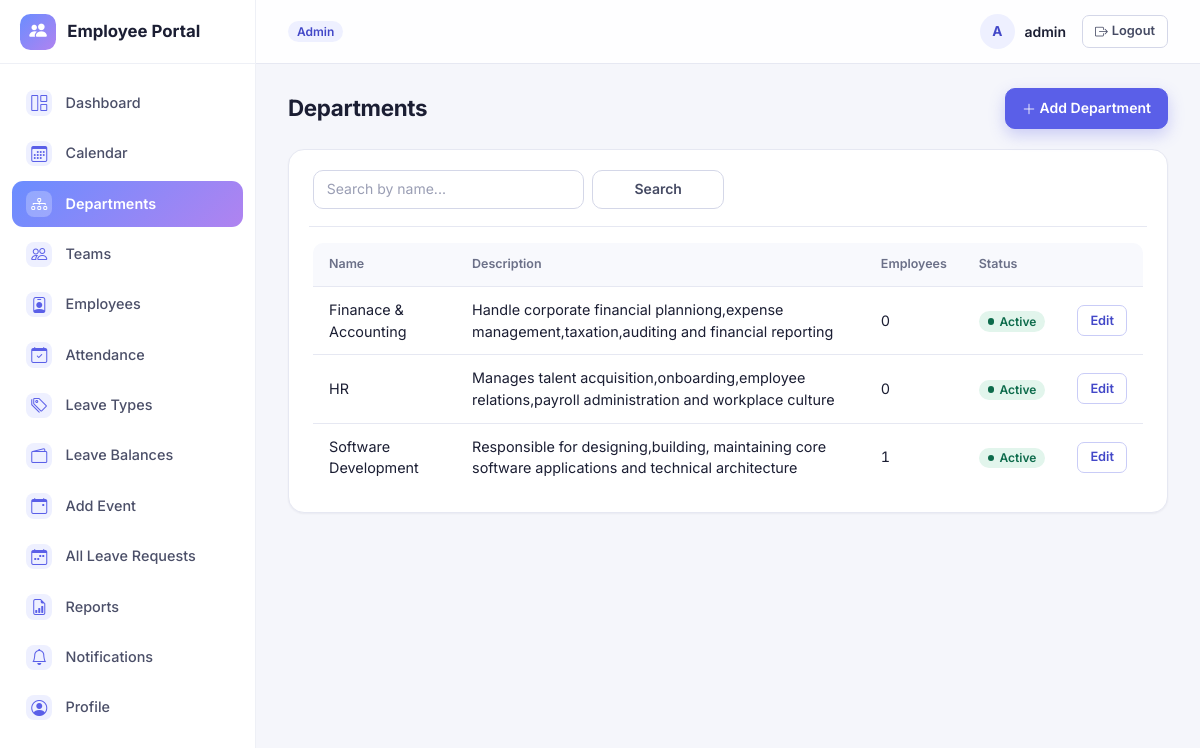
The page /departments/ (signed in) on the database its author committed.
### accounts/models.py (models this page shows, shortened)
class User(AbstractUser):
    class Role(models.TextChoices):
        ADMIN = 'ADMIN', 'Admin'
        HR = 'HR', 'HR'
        TEAM_LEAD = 'TEAM_LEAD', 'Team Lead'
        EMPLOYEE = 'EMPLOYEE', 'Employee'
    role = models.CharField(max_length=20, choices=Role.choices, default=Role.EMPLOYEE)
    phone = models.CharField(max_length=20, blank=True)
    address = models.TextField(blank=True)
    emergency_contact = models.CharField(max_length=100, blank=True)
    profile_image = models.ImageField(upload_to='profile_images/', blank=True, null=True)
    def is_team_lead(self):
        return self.role == self.Role.TEAM_LEAD
    def can_manage_employees(self):
        return self.role in (self.Role.ADMIN, self.Role.HR)

### employeeApp/models/organization.py (models this page shows, shortened)
class Department(models.Model):
    name = models.CharField(max_length=100, unique=True)
    description = models.TextField(blank=True)
    is_active = models.BooleanField(default=True)
    created_at = models.DateTimeField(auto_now_add=True)
    class Meta:
        ordering = ['name']
    def employee_count(self):
        return sum(team.employees.filter(employment_status='ACTIVE').count() for team in self.teams.all())

class Team(models.Model):
    name = models.CharField(max_length=100)
    department = models.ForeignKey(Department, on_delete=models.CASCADE, related_name='teams')
    team_lead = models.ForeignKey(
        settings.AUTH_USER_MODEL, on_delete=models.SET_NULL, null=True, blank=True,
        related_name='led_teams', limit_choices_to={'role': 'TEAM_LEAD'}
    )
    description = models.TextField(blank=True)
    is_active = models.BooleanField(default=True)
    created_at = models.DateTimeField(auto_now_add=True)
    class Meta:
        ordering = ['department__name', 'name']
        unique_together = ('name', 'department')

### employeeApp/views/organization.py (the view)
# urls.py: path('departments/',views.department_list,name='department_list'),
@admin_hr_required
def department_list(request):
    departments = Department.objects.all()
    q = request.GET.get('q')
    if q:
        departments = departments.filter(name__icontains=q)
    paginator = Paginator(departments, 10)
    page_obj = paginator.get_page(request.GET.get('page'))
    return render(request, 'employeeApp/department_list.html', {'page_obj': page_obj, 'q': q or ''})

### employeeApp/context_processors.py (called while the page is built)
def unread_notifications(request):
    if request.user.is_authenticated:
        qs = Notification.objects.filter(user=request.user, is_read=False)
        return {
            'unread_notification_count': qs.count(),
            'recent_notifications': qs[:5],
        }
    return {'unread_notification_count': 0, 'recent_notifications': []}

### employeeApp/templates/employeeApp/department_list.html (shortened to what this page needs)
{% extends "base.html" %}
{% block content %}
<div class="page-header">
    <h1>Departments</h1>
    <a href="{% url 'employeeApp:department_add' %}" class="btn btn-primary"><i class="bi bi-plus-lg"></i> Add Department</a>
</div>
<div class="table-card">
    <form method="get" class="row g-2 mb-3">
        <div class="col-md-4">
            <input type="text" name="q" value="{{ q }}" class="form-control" placeholder="Search by name...">
        </div>
        <div class="col-md-2">
            <button type="submit" class="btn btn-outline-secondary w-100">Search</button>
        </div>
    </form>
    <table class="table table-hover align-middle">
        <thead><tr><th>Name</th><th>Description</th><th>Employees</th><th>Status</th><th></th></tr></thead>
        <tbody>
        {% for dept in page_obj %}
            <tr>
                <td>{{ dept.name }}</td>
                <td>{{ dept.description|truncatewords:12|default:"—" }}</td>
                <td>{{ dept.employee_count }}</td>
                <td>
                    {% if dept.is_active %}<span class="badge bg-success">Active</span>{% else %}<span class="badge bg-secondary">Inactive</span>{% endif %}
                </td>
                <td><a href="{% url 'employeeApp:department_edit' dept.pk %}" class="btn btn-sm btn-outline-primary">Edit</a></td>
            </tr>
        {% empty %}
            <tr><td colspan="5" class="text-muted text-center py-4">No departments found.</td></tr>
        {% endfor %}
        </tbody>
    </table>
</div>
{% endblock %}

### employeeApp/templates/base.html (shortened to what this page needs)
{% load static %}
<!DOCTYPE html>
<html lang="en">
<head>
    <link href="https://cdn.jsdelivr.net/npm/bootstrap@5.3.3/dist/css/bootstrap.min.css" rel="stylesheet">
    <link rel="stylesheet" href="https://cdn.jsdelivr.net/npm/bootstrap-icons@1.11.3/font/bootstrap-icons.css">
    <link rel="stylesheet" href="https://cdn.jsdelivr.net/npm/datatables.net-bs5@1.13.11/css/dataTables.bootstrap5.min.css">
    <link rel="stylesheet" href="https://cdn.jsdelivr.net/npm/datatables.net-responsive-bs5@2.5.1/css/responsive.bootstrap5.min.css">
    <link rel="stylesheet" href="{% static 'employeeApp/style.css' %}">
</head>
<body>
{% if user.is_authenticated %}
<div class="app-shell">
    <aside class="sidebar" id="app-sidebar" aria-label="Main navigation">
        <div class="sidebar-brand">
            <span class="brand-mark"><i class="bi bi-people-fill"></i></span>
            <span>Employee Portal</span>
        </div>
        <nav class="sidebar-nav">
            <a href="{% url 'accounts:redirect_dashboard' %}" class="nav-link {% if 'dashboard' in request.path %}active{% endif %}">
                <i class="bi bi-grid-1x2"></i> Dashboard
            </a>
            <a href="{% url 'employeeApp:calendar_view' %}" class="nav-link {% if 'calendar' in request.path %}active{% endif %}">
                <i class="bi bi-calendar3"></i> Calendar
            </a>
            {% if user.can_manage_employees %}
            <a href="{% url 'employeeApp:department_list' %}" class="nav-link {% if 'departments' in request.path %}active{% endif %}">
                <i class="bi bi-diagram-3"></i> Departments
            </a>
            <a href="{% url 'employeeApp:team_list' %}" class="nav-link {% if 'teams' in request.path %}active{% endif %}">
                <i class="bi bi-people"></i> Teams
            </a>
            {% endif %}
            <a href="{% url 'employeeApp:employee_list' %}" class="nav-link {% if 'employees' in request.path %}active{% endif %}">
                <i class="bi bi-person-badge"></i> Employees
            </a>
            <a href="{% if user.is_team_lead or user.can_manage_employees %}{% url 'employeeApp:attendance_list' %}{% else %}{% url 'employeeApp:my_attendance' %}{% endif %}" class="nav-link ">
                <i class="bi bi-calendar-check"></i> Attendance
            </a>
            {% if user.can_manage_employees %}
            <a href="{% url 'employeeApp:leave_type_list' %}" class="nav-link {% if 'leave-types' in request.path %}active{% endif %}">
                <i class="bi bi-tags"></i> Leave Types
            </a>
            <a href="{% url 'employeeApp:leave_balance_list' %}" class="nav-link {% if 'leave-balances' in request.path %}active{% endif %}">
                <i class="bi bi-wallet2"></i> Leave Balances
            </a>
            <a href="{% url 'employeeApp:calendar_event_list' %}" class="nav-link {% if 'calendar-events' in request.path %}active{% endif %}">
                <i class="bi bi-calendar-event"></i> Add Event
            </a>
            <a href="{% url 'employeeApp:all_leave_requests' %}" class="nav-link {% if 'leave/all' in request.path %}active{% endif %}">
                <i class="bi bi-calendar-week"></i> All Leave Requests
            </a>
            {% elif user.is_team_lead %}
            <a href="{% url 'employeeApp:team_leave_requests' %}" class="nav-link {% if 'leave/team' in request.path %}active{% endif %}">
                <i class="bi bi-calendar-week"></i> Team Leave Requests
            </a>
            {% endif %}
            <a href="{% url 'employeeApp:attendance_report' %}" class="nav-link {% if 'reports' in request.path %}active{% endif %}">
                <i class="bi bi-file-earmark-bar-graph"></i> Reports
            </a>
            <a href="{% url 'employeeApp:notification_list' %}" class="nav-link {% if 'notifications' in request.path %}active{% endif %}">
                <i class="bi bi-bell"></i> Notifications
            </a>
            <a href="{% url 'accounts:profile' %}" class="nav-link {% if 'profile' in request.path or 'password-change' in request.path %}active{% endif %}">
                <i class="bi bi-person-circle"></i> Profile
            </a>
        </nav>
    </aside>
    <div class="main-col">
        <header class="topbar">
            <div class="topbar-role">
                <span class="badge role-badge">{{ user.get_role_display }}</span>
            </div>
            <div class="topbar-user">
                <div class="user-chip">
                    <span class="avatar">{% if user.profile_image %}<img src="{{ user.profile_image.url }}" alt="">{% else %}{{ user.get_full_name|default:user.username|slice:":1"|upper }}{% endif %}</span>
                    <span class="user-name">{{ user.get_full_name|default:user.username }}</span>
                </div>
                <a href="{% url 'accounts:logout' %}" class="btn btn-sm btn-outline-secondary btn-logout" aria-label="Log out"><i class="bi bi-box-arrow-right"></i><span class="d-none d-sm-inline ms-1">Logout</span></a>
            </div>
        </header>
        <main class="content">
            {% block content %}{% endblock %}
        </main>
    </div>
</div>
{% endif %}
</body>
</html>

### rows shown on the page
User: role "Admin", get_full_name "A", get_full_name "admin"
Department: name "Finanace & Accounting", description "Handle corporate financial planniong,expense management,taxation,auditing and financial reporting", employee_count "0", is_active "Active"
Department: name "HR", description "Manages talent acquisition,onboarding,employee relations,payroll administration and workplace culture", employee_count "0", is_active "Active"
Department: name "Software Development", description "Responsible for designing,building, maintaining core software applications and technical architecture", employee_count "1", is_active "Active"
